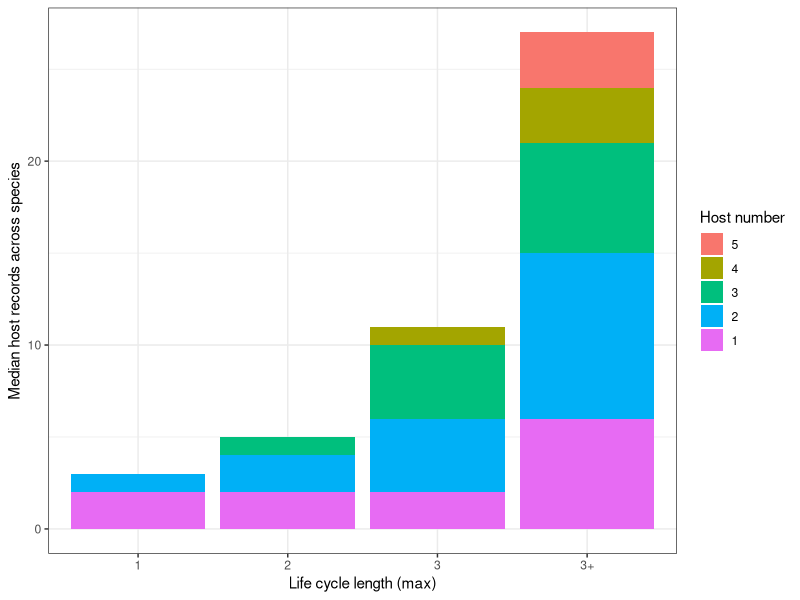
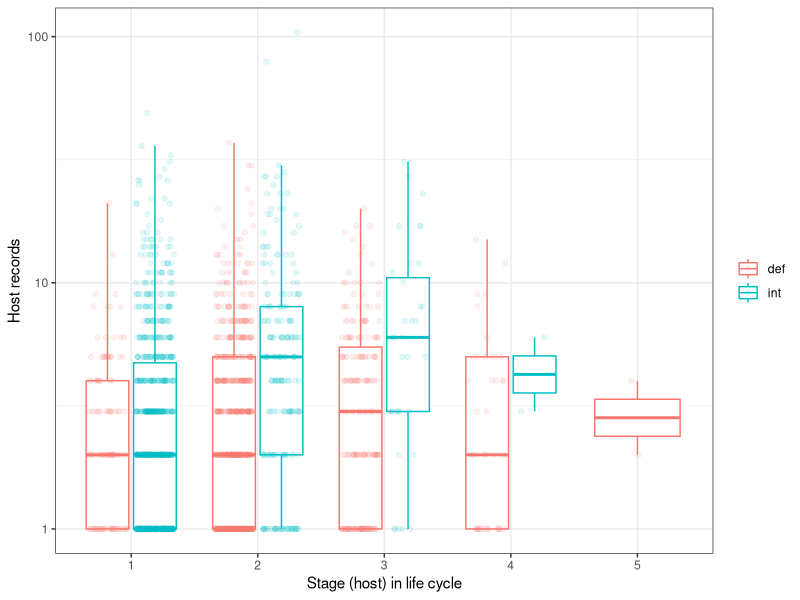
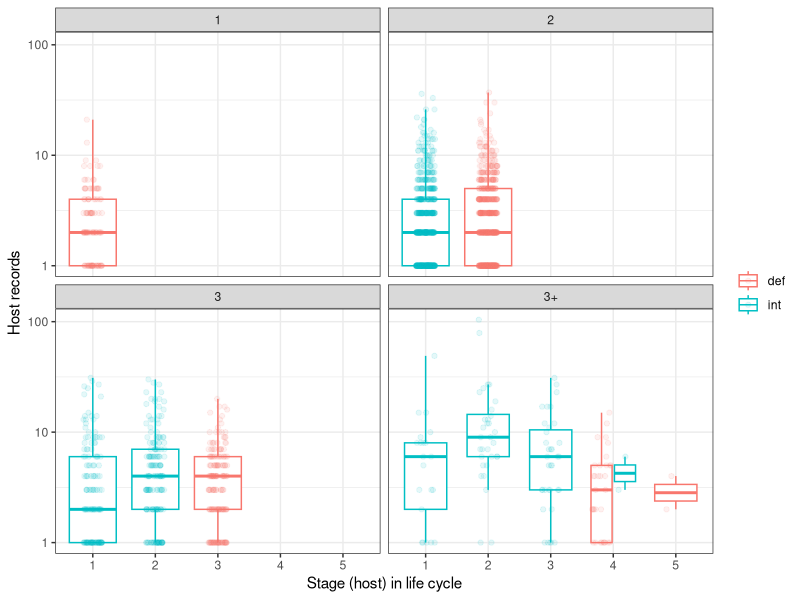
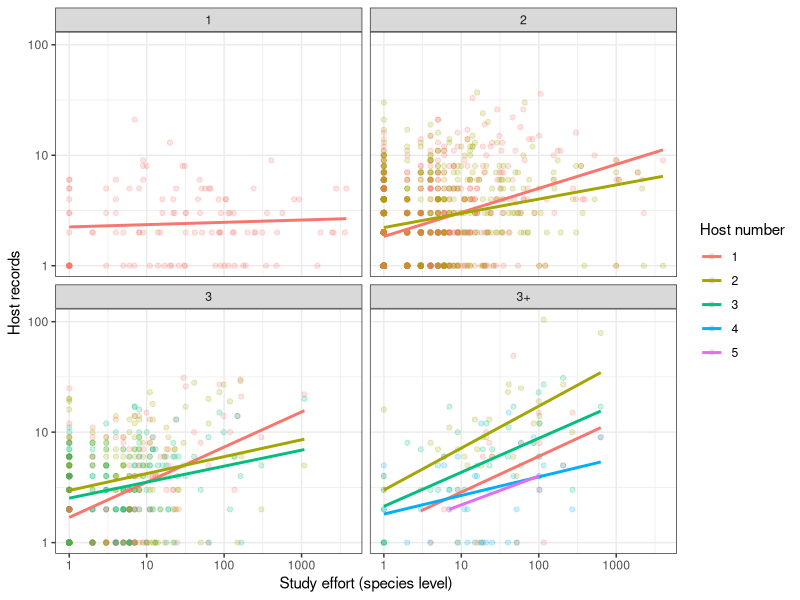

Recreate these plots in R, in order. (Note: a time limit stopped this script after it produced the figures.)
## ---- chunk 1
library(ggplot2)
library(dplyr)
library(tidyr)
library(ape)
knitr::opts_chunk$set(echo = FALSE, warning = FALSE, message = FALSE)
options(stringsAsFactors = FALSE)
theme_set(new = theme_bw())
## ---- chunk 2
hosts_per_stage <- read.csv(file = "../../data/stage_level_combined.csv", header = TRUE)
## ---- chunk 3
tax.ranks <- c('genus', 'family', 'order', 'class', 'phylum') # for axis label
## ---- chunk 4
# then average species averages for
hosts_per_cycle_type <- group_by(hosts_per_stage, lcl_max_fac, Host.no)%>%
  summarize(med_num_hosts_lcdb = median(num_hosts_lcdb, na.rm = T))
hosts_per_cycle_type <- mutate(hosts_per_cycle_type, Host.no_fac = factor(Host.no, levels = c("5", "4", "3", "2", "1")))
## ---- chunk 5
ggplot(hosts_per_cycle_type, aes(x = lcl_max_fac, y = med_num_hosts_lcdb, fill = Host.no_fac)) +
  geom_col() + 
  labs(x = "Life cycle length (max)", y = "Median host records across species", fill = "Host number")
## ---- chunk 6
ggplot(hosts_per_stage, aes(x = factor(Host.no), y = num_hosts_lcdb, color = Def.int)) + 
  geom_boxplot(outlier.color = NA) +
  geom_point(alpha = 0.1, position = position_jitterdodge(jitter.width = 0.3, jitter.height = 0)) +
  scale_y_log10() +
  labs(x = "Stage (host) in life cycle", y = "Host records") +
  theme(legend.title = element_blank())
## ---- chunk 7
ggplot(filter(hosts_per_stage, Facultative != 'postcyclic'), # post-cyclic hosts removed
       aes(x = factor(Host.no), y = num_hosts_lcdb, color = Def.int)) + 
  geom_boxplot(outlier.color = NA) +
  geom_point(alpha = 0.1, position = position_jitterdodge(jitter.width = 0.3, jitter.height = 0)) +
  scale_y_log10() +
  labs(x = "Stage (host) in life cycle", y = "Host records") +
  facet_wrap(~lcl_max_fac, nrow = 2)+ 
  theme(legend.title = element_blank())
## ---- chunk 8
ggplot(filter(hosts_per_stage, Facultative != 'postcyclic'),
       aes(x = study_effort+1, y = num_hosts_lcdb, color = factor(Host.no))) + 
  geom_point(alpha = 0.2) + geom_smooth(se = F, method = 'lm') +
  scale_x_log10() + scale_y_log10() +
  facet_wrap(~lcl_max_fac, nrow = 2) +
  labs(x = "Study effort (species level)", y = "Host records", color = "Host number")
## ---- chunk 9
hosts_per_stage <- mutate(hosts_per_stage, Host_no_fac = if_else(Host.no > 4, as.integer(4), Host.no))%>%
  mutate(Host_no_fac = factor(Host_no_fac))
## ---- chunk 10
num_sp_analyzed <- filter(hosts_per_stage, Facultative != 'postcyclic', !is.na(hsi_lcdb_suspcious_rem))
length(unique(num_sp_analyzed$Parasite.species))
## ---- chunk 11
dim(select(num_sp_analyzed, Parasite.species, Stage))[1]
## ---- chunk 12
sum(num_sp_analyzed$num_hosts_suspicious_removed)
## ---- chunk 13
# center log-transformed study effort
hosts_per_stage <- mutate(hosts_per_stage, zstudy_effort = 
                log10(study_effort+1) - mean( log10(study_effort+1), na.rm=T))
hosts_per_stage$obs <- factor(1:length(hosts_per_stage$Parasite.species)) # observation level effect for quantifying overdispersion
## ---- chunk 14
library(lme4)
## ---- chunk 15
# # LMM, untransformed y
reg1x <- lmer(num_hosts_suspicious_removed ~ zstudy_effort + Def.int * Host_no_fac +
               (1|Parasite.species) + (1|parasite_genus) + (1|parasite_family) +
               (1|parasite_order) + (1|parasite_class) + (1|parasite_phylum),
            data = filter(hosts_per_stage, Facultative != 'postcyclic', !is.na(hsi_lcdb_suspcious_rem))
            )
# # LMM, transformed y
reg2x <- lmer(log10(num_hosts_suspicious_removed) ~ zstudy_effort + Def.int * Host_no_fac +
               (1|Parasite.species) + (1|parasite_genus) + (1|parasite_family) +
               (1|parasite_order) + (1|parasite_class) + (1|parasite_phylum),
            data = filter(hosts_per_stage, Facultative != 'postcyclic', !is.na(hsi_lcdb_suspcious_rem))
            )
# # GLMM, Poisson
reg3x <- glmer(num_hosts_suspicious_removed ~ zstudy_effort + Def.int * Host_no_fac +
               (1|Parasite.species) + (1|parasite_genus) + (1|parasite_family) +
               (1|parasite_order) + (1|parasite_class) + (1|parasite_phylum),
            data = filter(hosts_per_stage, Facultative != 'postcyclic', !is.na(hsi_lcdb_suspcious_rem)),
            family = 'poisson'
            )
# GLMM, Neg Binom
reg4x <- glmer.nb(num_hosts_suspicious_removed ~ zstudy_effort + Def.int * Host_no_fac +
               (1|Parasite.species) + (1|parasite_genus) + (1|parasite_family) +
               (1|parasite_order) + (1|parasite_class) + (1|parasite_phylum),
            data = filter(hosts_per_stage, Facultative != 'postcyclic', !is.na(hsi_lcdb_suspcious_rem))
            )
# 
# # GLMM, Poiss OD
reg5x <- glmer(num_hosts_suspicious_removed ~ zstudy_effort + Def.int * Host_no_fac +
              (1|Parasite.species) + (1|parasite_genus) + (1|parasite_family) + 
              (1|parasite_order) + (1|parasite_class) + (1|parasite_phylum) +
              (1|obs),
           data = filter(hosts_per_stage, Facultative != 'postcyclic', !is.na(hsi_lcdb_suspcious_rem)),
           family = 'poisson'
           )
## ---- chunk 16
tx <- reg1x@frame
tx2 <- reg2x@frame
tx3 <- reg3x@frame
tx4 <- reg4x@frame
tx$preds <- predict(reg1x)
tx2$preds <- 10^(predict(reg2x))
tx3$preds <- exp(predict(reg3x))
tx4$preds <- exp(predict(reg4x))
tx <- rename(tx, generalism = num_hosts_suspicious_removed)
tx2 <- rename(tx2, generalism = `log10(num_hosts_suspicious_removed)`)
tx3 <- rename(tx3, generalism = num_hosts_suspicious_removed)
tx4 <- rename(tx4, generalism = num_hosts_suspicious_removed)
tx$model <- 'LMM'
tx2$model <- 'LMM, log(Y)'
tx3$model <- 'GLMM, Poisson'
tx4$model <- 'GLMM, NB'
tx2 <- mutate(tx2, generalism = 10^(generalism))
# tx3 <- mutate(tx3, preds = exp(preds))
# tx4 <- mutate(tx4, preds = exp(preds))
# tx5 <- mutate(tx5, preds = exp(preds))

tx <- bind_rows(tx, tx2, tx3, tx4)
rm(tx2, tx3, tx4)
## ---- chunk 17
ggplot(tx, aes(y = preds, x = generalism, color = model)) +
  geom_point(aes(), alpha = 0.1) +
  geom_abline(intercept = 0, slope = 1, linetype = 'dashed', size = 1.5) +
  geom_smooth(se = F) +
  labs(x = "Observed", y = "Predicted")
## ---- chunk 18
ggplot(tx, aes(y = preds, x = generalism, color = model)) +
  geom_point(aes(), alpha = 0.1) +
  geom_abline(intercept = 0, slope = 1, linetype = 'dashed', size = 1.5) +
  geom_smooth(se = F) +
  labs(x = "Observed", y = "Predicted") +
  scale_x_log10(limits = c(1,300), breaks = c(1, 10, 50, 100, 300)) +
  scale_y_log10(limits = c(1,300), breaks = c(1, 10, 50, 100, 300))
## ---- chunk 19
ggplot(tx, aes(y = generalism - preds, x = preds, color = model)) +
  geom_point(aes(), alpha = 0.2) +
  geom_abline(intercept = 0, slope = 0) + 
  facet_wrap(~model) +
  labs(x = "Fitted values", y = "Unstandardized Residuals")
   
## ---- chunk 20
tx_preds <- dplyr::select(tx, Host_no_fac, Def.int, hosts = preds, model)
tx_obs <- filter(tx, model == "LMM")%>%
  dplyr::select(Host_no_fac, Def.int, hosts = generalism, model)
tx_obs$model <- "observed"

txx <- bind_rows(tx_preds, tx_obs)
## ---- chunk 21
ggplot(txx, aes(x = hosts, fill = model)) +
  geom_density() +
  facet_wrap(~model, ncol = 1) 
## ---- chunk 22
ggplot(filter(txx, model == 'observed'),
       aes(x = hosts)) +
  geom_density(color = 'black', size = 2) +
  geom_density(data = filter(txx, model != 'observed'), 
               aes(color = model), size = 1) +
  scale_x_log10() +
  theme(panel.grid.minor = element_blank())
## ---- chunk 23
ggplot(txx, aes(y = hosts, x = Host_no_fac, fill = model)) +
  geom_boxplot(outlier.colour = NA) +
  geom_point(alpha = 0.1, position = position_jitterdodge(jitter.height = 0, jitter.width = 0.05), shape = 21) +
  facet_wrap(~Def.int) +
  scale_y_log10(limits = c(1,100), breaks = c(1, 10, 50, 100)) 
## ---- chunk 24
re <- as.data.frame(ranef(reg1x))
num_re <- length(re$grpvar)

re <- bind_rows(re, 
          as.data.frame(ranef(reg2x)),
          as.data.frame(ranef(reg3x)),
          as.data.frame(ranef(reg4x)))

re$model <- rep(c("LMM", "LMM, log(y)", "GLMM, Poisson", "GLMM, NB"), each = num_re)
## ---- chunk 25
ggplot(filter(re, grpvar == 'parasite_family'),
       aes(x = condval)) + 
  geom_density(aes(color = model), size = 1) +
  facet_wrap(~model, scales = 'free') +
  labs(title = "Random effects - family level", x = "posterior means")
## ---- chunk 26
ggplot(filter(re, grpvar == 'parasite_genus'),
       aes(x = condval)) + 
  geom_density(aes(color = model), size = 1) +
  facet_wrap(~model, scales = 'free') +
  labs(title = "Random effects - genus level", x = "posterior means") 
  # coord_cartesian(xlim = c(-2.5,2.5))
## ---- chunk 27
summary(reg5x)
## ---- chunk 28
anova(reg3x, reg5x)
## ---- chunk 29
r <- residuals(reg3x, type = 'pearson', method = 'predict')
r_df <- 1964-(8+6) # n - parameters in model
cat("Dispersion factor:", as.character( round(sum(r^2)/r_df, 2)))
## ---- chunk 30
rm(r, r_df)
## ---- chunk 31
nd <- select(tx, Def.int, Host_no_fac)%>%arrange(Host_no_fac)%>%distinct()
nd$zstudy_effort <- 0

txy <- data.frame(LMM = predict(reg1x, newdata = nd, re.form = NA),
                  LMM2 = 10^predict(reg2x, newdata = nd, re.form = NA),
                  GLMM = exp(predict(reg3x, newdata = nd, re.form = NA)),
                  GLMM2 = exp(predict(reg4x, newdata = nd, re.form = NA)),
                  GLMMOD = exp(predict(reg5x, newdata = nd, re.form = NA)),
                  Def.int = nd$Def.int, Host_no_fac = nd$Host_no_fac)
txy <- txy%>%gather(key = "model", value = "predicted", LMM:GLMMOD)
## ---- chunk 32
ggplot(filter(hosts_per_stage, Facultative != 'postcyclic'), # post-cyclic hosts removed
       aes(x = Host_no_fac, y = num_hosts_suspicious_removed)) + 
  geom_boxplot(outlier.color = NA) +
  # geom_point(alpha = 0.1, position = position_jitterdodge(jitter.width = 0.3, jitter.height = 0)) +
  scale_y_log10() +
  labs(x = "Stage (host) in life cycle", y = "Host records") +
  facet_grid(~Def.int, space = 'free', scales = 'free_x') +
  theme(legend.title = element_blank()) +
  geom_point(data = filter(txy, grepl('GLMM', model)), 
            aes(color = model, x = Host_no_fac, y = predicted), 
            alpha = 1, size = 2,
            position = position_dodge()) +

  scale_color_discrete(labels = c("Poisson", "Neg. Binom.", "Poisson, OD")) +
  guides(size = FALSE) +
  theme(panel.grid.minor = element_blank(),
        panel.grid.major.x = element_blank())

## ---- chunk 33
# # can re-run GLMER models if needed, e.g to do likelihood ratio tests
reg0f <- glmer(num_hosts_suspicious_removed ~ 1 + (1|obs),
            data = filter(hosts_per_stage, Facultative != 'postcyclic', !is.na(hsi_lcdb_suspcious_rem)),
            REML=T,
            family = 'poisson'
            )
reg1f <- update(reg0f, . ~ . + (1|Parasite.species) ) # add within-species RE
reg2f <- update(reg1f, . ~ . + (1|parasite_genus) + (1|parasite_family) + (1|parasite_order) + (1|parasite_class) + (1|parasite_phylum)) # add taxonomy
reg3f <- update(reg2f, . ~ . + zstudy_effort) # add study effort (species level predictor)
reg4f <- update(reg3f, . ~ . + Def.int) # distinguish adults and larvae
reg5f <- update(reg4f, . ~ . + Host_no_fac) # distinguish worms in 1st, 2nd host, etc.
reg6f <- update(reg5f, . ~ . + Host_no_fac*Def.int) # distinguish adults in 1st, 2nd host from larvae in 1st, 2nd host, etc.
## ---- chunk 34
anova(reg0f, reg1f, reg2f, reg3f, reg4f, reg5f, reg6f)
## ---- chunk 35
summary(reg6f)
## ---- chunk 36
## function to calculate r2 for GLMER models
b0 <- fixef(reg2f)
varD <- log(1 + 1/exp(b0)) # distribution specific variance
rm(b0)

r2_glmm_tax <- function(model) {
  # take in compound poisson mixed model, return marginal and conditional R2, ala Nakagawa et al. 2017
  # marginal r2 is just fixed effects
  # condition r2 is fixed and rand effects combined
  
  # model call
  call <- as.character(model@call)[2]

  # parameter estimates and df
  fixed_param <- fixef(model)
  df <- length(fixed_param) - 1

  # variance due to fixed effects
  pred <- as.vector(model.matrix(model) %*% fixed_param) # predicteds on basis of just fixed effects
  varF <- var(pred)


  # variance due to rand effects
  vc <- as.data.frame(VarCorr(model))
  varE <- filter(vc, grp == "obs")$vcov # residual var
  vc <- filter(vc, grp != "obs")
  varR <- sum(vc$vcov) # random effect var
  varSp <- filter(vc, grp == "Parasite.species")$vcov

  # marginal r2
  mr2 <- varF/(varF + varR + varE + varD)

  # conditional r2
  cr2 <- (varF + varR)/(varF + varR + varE + varD)
  # within-species variation
  if(length(varSp) == 1) {
    vsp <- varSp/(varF + varR + varE + varD)
    } else {
      vsp <- 0
    }

  # output
  out_frame <- data_frame(call = call, df = df, marg_r2 = round(mr2, 3), cond_r2 = round(cr2,3), sp_var_explained = round(vsp,3))
  return(out_frame)
}
## ---- chunk 37
mod_list <- list(reg1f, reg2f, reg3f, reg4f, reg5f, reg6f)
if(exists("r2_table")){rm(r2_table)}
i <- 1
for(model in mod_list){
  if(i == 1){
    r2_table <- r2_glmm_tax(model)
  } else {
    r2_table <- rbind(r2_table, r2_glmm_tax(model))
  }
  i <- i + 1
}


r2_table <- mutate(r2_table, tax_var_explained = cond_r2 - marg_r2, df_used = df - lag(df))
r2_table$step <- c("within-species", "taxonomy", "study effort", "stage function", "host number", "stage x host num")
r2_table <- dplyr::select(r2_table, step, df_used, marg_r2, cond_r2, sp_var_explained, tax_var_explained)
r2_table
## ---- chunk 38
# parameter estimates and df
fixed_param <- fixef(reg6f)
df <- length(fixed_param) - 1

# variance due to fixed effects
pred <- as.vector(model.matrix(reg6f) %*% fixed_param) # predicteds on basis of just fixed effects
varF <- var(pred)


# variance due to rand effects
vc <- as.data.frame(VarCorr(reg6f))
varE <- filter(vc, grp == "obs")$vcov # residual var
vc <- filter(vc, grp != "Residual")
varR <- sum(vc$vcov) # random effect var

vc$fixed <- varF
vc$resid <- varE + varD
vc$rand <- varR

vc <- filter(vc, grp != 'obs')%>%
  mutate(prop_explained = vcov/(fixed + resid + rand))
vc$tax_level <- factor(c('species', tax.ranks), levels = c('species', tax.ranks))
ggplot(vc, aes(x = tax_level, y = prop_explained)) +
  geom_point() +
  labs(x = "Parasite taxonomic level", y = "Proportion variance explained")
## ---- chunk 39
# forwards taxa
reg0t <- glmer(num_hosts_suspicious_removed ~ zstudy_effort + Def.int * Host_no_fac + (1|obs) + (1|Parasite.species),
            data = filter(hosts_per_stage, Facultative != 'postcyclic', !is.na(hsi_lcdb_suspcious_rem)),
            REML=T,
            family = 'poisson'
            )
reg1t <- update(reg0t, . ~ . + (1|parasite_genus))
reg2t <- update(reg1t, . ~ . + (1|parasite_family))
reg3t <- update(reg2t, . ~ . + (1|parasite_order))
reg4t <- update(reg3t, . ~ . + (1|parasite_class))
reg5t <- update(reg4t, . ~ . + (1|parasite_phylum))

# anova(reg0t, reg1t, reg2t, reg3t, reg4t, reg5t)

mod_list <- list(reg0t, reg1t, reg2t, reg3t, reg4t, reg5t)
if(exists("r2_table")){rm(r2_table)}
i <- 1
for(model in mod_list){
  if(i == 1){
    r2_table <- r2_glmm_tax(model)
  } else {
    r2_table <- rbind(r2_table, r2_glmm_tax(model))
  }
  i <- i + 1
}

r2_tablex <- mutate(r2_table, tax_var_explained = cond_r2 - marg_r2, df_used = df - lag(df))
r2_tablex$step <- c("species", "genus", "family","order", "class", "phylum")
r2_tablex <- dplyr::select(r2_tablex, step, df_used, marg_r2, cond_r2, tax_var_explained)
r2_tablex

## ---- chunk 40
# backwards taxa
reg0t <- glmer(num_hosts_suspicious_removed ~ zstudy_effort + Def.int * Host_no_fac + (1|obs) + (1|parasite_phylum),
            data = filter(hosts_per_stage, Facultative != 'postcyclic', !is.na(hsi_lcdb_suspcious_rem)),
            REML=T,
            family = 'poisson'
            )
reg1t <- update(reg0t, . ~ . + (1|parasite_class))
reg2t <- update(reg1t, . ~ . + (1|parasite_order))
reg3t <- update(reg2t, . ~ . + (1|parasite_family))
reg4t <- update(reg3t, . ~ . + (1|parasite_genus))
reg5t <- update(reg4t, . ~ . + (1|Parasite.species))
# anova(reg0t, reg1t, reg2t, reg3t, reg4t, reg5t)

mod_list <- list(reg0t, reg1t, reg2t, reg3t, reg4t, reg5t)
if(exists("r2_table")){rm(r2_table)}
i <- 1
for(model in mod_list){
  if(i == 1){
    r2_table <- r2_glmm_tax(model)
  } else {
    r2_table <- rbind(r2_table, r2_glmm_tax(model))
  }
  i <- i + 1
}

r2_tabley <- mutate(r2_table, tax_var_explained = cond_r2 - marg_r2, df_used = df - lag(df))
r2_tabley$step <- rev(c("species", "genus", "family","order", "class", "phylum"))
r2_tabley <- dplyr::select(r2_tabley, step, df_used, marg_r2, cond_r2, tax_var_explained)
r2_tabley
## ---- chunk 41
r2_tablex$approach <- 'up taxonomic tree'
r2_tabley$approach <- 'down taxonomic tree'
r2_tablex$levels <- 1:6
r2_tabley$levels <- 1:6
r2_tax <- bind_rows(r2_tablex, r2_tabley)

r2_tax <- mutate(r2_tax, label_pos = if_else(approach == "up taxonomic tree", tax_var_explained + 0.01, tax_var_explained - 0.01))

## ---- chunk 42
syc <- ggplot(r2_tax, aes(x = levels, y = tax_var_explained, color = approach)) +
  geom_path() +
  geom_label(aes(label = step)) +
  labs(x = "Taxonomic levels in model", y = "Proportion of variation explained by taxonomy", title = "Stage-level, number of host species") +
  scale_x_continuous(expand = expand_scale(mult = 0, add = 0.5)) +
  theme(panel.grid.minor = element_blank()) +
  guides(color = FALSE)
syc
# ggsave(syc, filename = "../../figs/FigS2c.png", device = 'png', width = 4.5, height = 4.5)
ggsave(syc, filename = "../../figs/FigS2c.svg", device = 'svg', width = 4.5, height = 4.5)
## ---- chunk 43
rx <- ranef(reg5f)$parasite_family
names(rx) <- 're'
rx$family <- row.names(rx)
# qplot(rx$re)
## ---- chunk 44
rx <- arrange(rx, desc(re))
rx <- mutate(rx, re_quantile = if_else(re > quantile(re, probs = 0.9), "top 10%", 
                                       if_else(re < quantile(re, probs = 0.1), "bottom 10%", "middle 80%")))
filter(rx, re_quantile == "top 10%")%>%
  arrange(desc(re))%>%
  left_join(select(hosts_per_stage, parasite_family, parasite_phylum)%>%distinct(), 
            by = c('family' = 'parasite_family'))
## ---- chunk 45
filter(rx, re_quantile == "bottom 10%")%>%
  arrange(re)%>%
  left_join(select(hosts_per_stage, parasite_family, parasite_phylum)%>%distinct(), 
            by = c('family' = 'parasite_family'))
## ---- chunk 46
top_ten <- filter(rx, re_quantile == "top 10%")$family
bot_ten <- filter(rx, re_quantile == "bottom 10%")$family

hosts_per_stage <- mutate(hosts_per_stage, tax_eff = if_else(parasite_family %in% top_ten, "in top 10% family", 
                                     if_else(parasite_family %in% bot_ten, "in bottom 10% family", "in mid 80% family")))
## ---- chunk 47
ggplot(hosts_per_stage, aes(y = num_hosts_suspicious_removed, x = Host_no_fac)) +
  geom_boxplot(outlier.color = NA) +
  geom_point(aes(color = tax_eff, alpha = tax_eff),
             position = position_jitter(width = 0.2, height = 0)) +
  scale_alpha_manual(values = c(0.8,0.1,0.8)) +
  scale_y_log10() +
  facet_wrap(~Def.int)+
  labs(x = "Life cycle length (max)", y = "Host range (LCDB + NHM)")
## ---- chunk 48
 ggplot( filter(hosts_per_stage, tax_eff != 'in mid 80% family')%>%
          mutate(parasite_family = factor(parasite_family, levels = rx$family)),
        aes(x = parasite_family, y = num_hosts_suspicious_removed, color = tax_eff)) +
  geom_boxplot() +
  scale_y_log10() +
  labs(x = NULL, y = "Host species per stage", color = NULL) +
  coord_flip() 
## ---- chunk 49
# predictions
hps2 <- filter(hosts_per_stage, Facultative != 'postcyclic', !is.na(hsi_lcdb_suspcious_rem))
hps2$best_mod_preds <- exp(predict(reg5f, re.form = NA)) # add preds from best model
fam_exp <- hps2%>%group_by(parasite_family, Host_no_fac)%>%
  summarize(observed = median(num_hosts_suspicious_removed, na.rm = T),
            predicted = median(best_mod_preds, na.rm = T),
            n = n())
fam_exp <- mutate(fam_exp, tax_eff = if_else(parasite_family %in% top_ten, "in top 10% family", 
                                     if_else(parasite_family %in% bot_ten, "in bottom 10% family", "in mid 80% family")))%>%
  mutate(fam_resid = observed - predicted)

fam_exp <- gather(fam_exp, key = "obs_pred", value = "hosts", observed:predicted)
## ---- chunk 50
ggplot(filter(hosts_per_stage, parasite_family %in% rx$family[1:12], Facultative != 'postcyclic')%>%
          mutate(parasite_family = factor(parasite_family, levels = rx$family)),
       aes(x = Host_no_fac, y = num_hosts_suspicious_removed)) +
  geom_boxplot() +
  geom_point(data = ungroup(fam_exp)%>%
               filter(parasite_family %in% rx$family[1:12], obs_pred == 'predicted')%>%
               mutate(parasite_family = factor(parasite_family, levels = rx$family)),
             aes(x = Host_no_fac, y = hosts, color = obs_pred),
             color = 'red', size = 2) +
  scale_y_log10() +
  labs(x = "Host in cycle", y = "Host species per stage", title = "Generalist families") +
  facet_wrap(~parasite_family)
## ---- chunk 51
sx <- ggplot(filter(hosts_per_stage, parasite_family %in% rx$family[1:12], Facultative != 'postcyclic')%>%
          mutate(parasite_family = factor(parasite_family, levels = rx$family)),
       aes(x = Host_no_fac, y = num_hosts_suspicious_removed)) +
  geom_boxplot() +
  geom_point(data = ungroup(fam_exp)%>%
               filter(parasite_family %in% rx$family[1:12], obs_pred == 'predicted')%>%
               mutate(parasite_family = factor(parasite_family, levels = rx$family)),
             aes(x = Host_no_fac, y = hosts, color = obs_pred),
             color = 'red', size = 2) +
  scale_y_log10() +
  labs(x = "Host in cycle", y = "Host species per stage") +
  facet_wrap(~parasite_family) +
  theme(panel.grid.minor = element_blank(),
        panel.grid.major.x = element_blank())
ggsave(sx, filename = "../../figs/FigS3.png", device = 'png', width = 7, height = 7)
## ---- chunk 52
rx <- arrange(rx, re)
ggplot(filter(hosts_per_stage, parasite_family %in% rx$family[1:12], Facultative != 'postcyclic')%>%
          mutate(parasite_family = factor(parasite_family, levels = rx$family)),
       aes(x = Host_no_fac, y = num_hosts_suspicious_removed)) +
  geom_boxplot() +
  geom_point(data = ungroup(fam_exp)%>%
               filter(parasite_family %in% rx$family[1:12], obs_pred == 'predicted')%>%
               mutate(parasite_family = factor(parasite_family, levels = rx$family)),
             aes(x = Host_no_fac, y = hosts, color = obs_pred),
             color = 'red', size = 2) +
  scale_y_log10() +
  labs(x = "Host in cycle", y = "Host species per stage", title = "Specialist families") +
  facet_wrap(~parasite_family)
## ---- chunk 53
hosts_per_stage <- mutate(hosts_per_stage, stagex = paste0(Host_no_fac,"_", Def.int))%>%
  mutate(stagex_fam1 = paste0(parasite_family, "_", Host_no_fac), # stage = fam x host number
         stagex_fam2 = paste0(parasite_family, "_", stagex)) # stage = fam x host number x def_int
## ---- chunk 54
# reg7f <- update(reg6f, . ~ . + (1|stagex_fam1) - (1|parasite_family)) # does allowing a stage x parasite fam interaction improve model?
reg7f <- update(reg6f, . ~ . + (1|stagex_fam2) - (1|parasite_family)) # does allowing a stage x parasite fam interaction improve model?
anova(reg6f, reg7f)
## ---- chunk 55
mod_list <- list(reg1f, reg2f, reg3f, reg4f, reg5f, reg6f, reg7f)
if(exists("r2_table")){rm(r2_table)}
i <- 1
for(model in mod_list){
  if(i == 1){
    r2_table <- r2_glmm_tax(model)
  } else {
    r2_table <- rbind(r2_table, r2_glmm_tax(model))
  }
  i <- i + 1
}

r2_table <- mutate(r2_table, tax_var_explained = cond_r2 - marg_r2, df_used = df - lag(df))
r2_table$step <- c("within-species", "taxonomy", "study effort", "stage function", "host number", "stage x host num", "stage x parasite family")
r2_table <- dplyr::select(r2_table, step, df_used, marg_r2, cond_r2, tax_var_explained)
r2_table
## ---- chunk 56
fixed_param <- fixef(reg7f)
df <- length(fixed_param) - 1

# variance due to fixed effects
pred <- as.vector(model.matrix(reg7f) %*% fixed_param) # predicteds on basis of just fixed effects
varF <- var(pred)


# variance due to rand effects
vc <- as.data.frame(VarCorr(reg7f))
varE <- filter(vc, grp == "obs")$vcov # residual var
vc <- filter(vc, grp != "Residual")
varR <- sum(vc$vcov) # random effect var

vc$fixed <- varF
vc$resid <- varE + varD
vc$rand <- varR

vc <- filter(vc, grp != 'obs')%>%
  mutate(prop_explained = vcov/(fixed + resid + rand))
vc$tax_level <- factor(c('species', tax.ranks), levels = c('species', tax.ranks))
ggplot(vc, aes(x = tax_level, y = prop_explained)) +
  geom_point() +
  labs(x = "Parasite taxonomic level", y = "Proportion variance explained")
## ---- chunk 57
summary(reg7f)
## ---- chunk 58
fx <- data.frame(fe1 = fixef(reg6f), fe2 = fixef(reg7f), param = names(fixef(reg1x)))
ggplot(fx, aes(x = fe1, y = fe2)) + 
  geom_point() +
  geom_text(aes(label = param)) +
  geom_smooth(method = lm, se = F) +
  # geom_abline(intercept = 0, slope = 1, linetype = 'dashed') +
  labs(x = "Fixed effx, taxonomic random effects", y = "Fixed effx, stage x taxonomy interaction")
## ---- chunk 59
rx <- ranef(reg7f)$stagex_fam
names(rx) <- 're'
rx$family <- row.names(rx)
# qplot(rx$re)
## ---- chunk 60
rx <- arrange(rx, desc(re))
rx <- mutate(rx, re_quantile = if_else(re > quantile(re, probs = 0.9), "top 10%", 
                                       if_else(re < quantile(re, probs = 0.1), "bottom 10%", "middle 80%")))
filter(rx, re_quantile == "top 10%")%>%
  arrange(desc(re))
## ---- chunk 61
filter(rx, re_quantile == "bottom 10%")%>%
  arrange(re)
## ---- chunk 62
rxx <- mutate(rx, Family = substr(family, start = 1, stop = regexpr("_", family)-1),
              Host_number = substr(family, start = regexpr("_", family)+1, stop = regexpr("_", family)+1),
              DI = substr(family, start = regexpr("_", family)+3, stop = nchar(family)),
              re = round(re, 3))
rxx <- mutate(rxx, Stage = if_else(DI == 'int', paste(Host_number, "(I)"), paste(Host_number, "(D)")))
rxx <- select(rxx, Family, Stage, Random_effect = re)
write.csv(rxx, file = "generalist_stages_host_range_TableS2.csv", row.names = FALSE)
